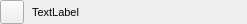
<?xml version="1.0" encoding="UTF-8"?>
<ui version="4.0">
 <class>wgTreeNode</class>
 <widget class="QWidget" name="wgTreeNode">
  <property name="geometry">
   <rect>
    <x>0</x>
    <y>0</y>
    <width>247</width>
    <height>24</height>
   </rect>
  </property>
  <property name="windowTitle">
   <string>Form</string>
  </property>
  <layout class="QGridLayout" name="gridLayout">
   <property name="margin">
    <number>0</number>
   </property>
   <property name="spacing">
    <number>0</number>
   </property>
   <item row="0" column="0">
    <widget class="QPushButton" name="pbIcon">
     <property name="minimumSize">
      <size>
       <width>24</width>
       <height>24</height>
      </size>
     </property>
     <property name="maximumSize">
      <size>
       <width>24</width>
       <height>24</height>
      </size>
     </property>
     <property name="text">
      <string/>
     </property>
     <property name="iconSize">
      <size>
       <width>24</width>
       <height>24</height>
      </size>
     </property>
    </widget>
   </item>
   <item row="0" column="2">
    <widget class="QLabel" name="lName">
     <property name="font">
      <font>
       <pointsize>8</pointsize>
      </font>
     </property>
     <property name="frameShape">
      <enum>QFrame::NoFrame</enum>
     </property>
     <property name="text">
      <string>TextLabel</string>
     </property>
    </widget>
   </item>
   <item row="0" column="1">
    <spacer name="horizontalSpacer">
     <property name="orientation">
      <enum>Qt::Horizontal</enum>
     </property>
     <property name="sizeType">
      <enum>QSizePolicy::Fixed</enum>
     </property>
     <property name="sizeHint" stdset="0">
      <size>
       <width>8</width>
       <height>20</height>
      </size>
     </property>
    </spacer>
   </item>
  </layout>
 </widget>
 <resources/>
 <connections/>
</ui>
